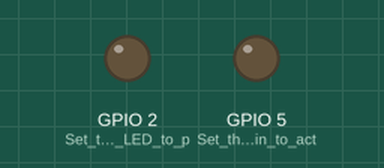
Simulated run of this sketch. Board: ESP8266 (NodeMCU). Parts: output pins drawn as LEDs (lit = HIGH). WiFi joins after 1.5 s; servers stay silent unless stated; what the sketch prints to the serial monitor is not drawn.

Above: at 4.5 s.
Timing chart, 0 to 10.6 s (numbered marks = the images above):
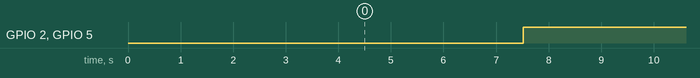

Measured:
- by itself, GPIO 2 (Set_the_Built_in_LED_to_p), GPIO 5 (Set_the_D0_to_pin_to_act): alternates HIGH for 6.0 s and LOW for 1.0 s

The sketch:

wifiled.ino
```cpp
#include <ESP8266WiFi.h>

const char* ssid     = "FED";
const char* password = "eunaosei";

void setup() {
  Serial.begin(115200);
  delay(10);

  // We start by connecting to a WiFi network

  Serial.println();
  Serial.print("Connecting to ");
  Serial.println(ssid);

  /* Explicitly set the ESP8266 to be a WiFi-client, otherwise, it by default,
     would try to act as both a client and an access-point and could cause
     network-issues with your other WiFi-devices on your WiFi-network. */
  WiFi.persistent(false);
  WiFi.mode(WIFI_OFF);   // this is a temporary line, to be removed after SDK update to 1.5.4
  WiFi.mode(WIFI_STA);
  WiFi.begin(ssid, password);

  while (WiFi.status() != WL_CONNECTED) {
    delay(500);
    Serial.print(".");
  }

  Serial.println("");
  Serial.println("WiFi connected");
  Serial.println("IP address: ");
  Serial.println(WiFi.localIP());


  pinMode(LED_BUILTIN, OUTPUT);   //Set the Built in LED to pin to act as an output pin
  pinMode(5, OUTPUT); //Set the D0 to pin to act as an output pin

}

int value = 0;

void loop() {
  delay(5000);

  digitalWrite(LED_BUILTIN, LOW); //Turn off the LED
  digitalWrite(5, LOW);
  Serial.print("led OFF");
  delay(1000); // Wait for a second
  digitalWrite(LED_BUILTIN, HIGH);//Turn on the LED
  digitalWrite(5, HIGH);
  Serial.print("led ON");
  delay(1000); // Wait for a second


}
```
